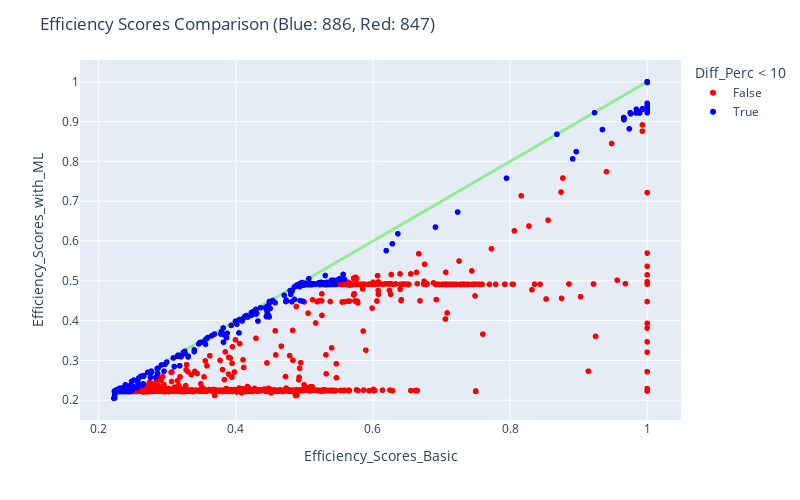

Write notebook code for a chart like this one.
### Code cell
fig = px.scatter(df_res, x="Efficiency_Scores_Basic", y="Efficiency_Scores_with_ML", color = "Diff_Perc < 10", color_discrete_map= {True:"blue", False: "red"},
                 hover_data=["Efficiency_Scores_Basic", "Efficiency_Scores_with_ML", "Diff_Perc"] + [df_res.index])

fig.add_traces(
    list(px.line(x = np.linspace(0.3, 1, num=2), y = np.linspace(0.3, 1, num=2)).select_traces())
)

fig.update_traces(line_color='lightgreen', line_width=3)

fig.update_layout(
    autosize=False,
    width=800,
    height=500,
    title_text=f"Efficiency Scores Comparison (Blue: {blue}, Red: {red})",
)

fig.show()

### Figure 1 — Plotly figure (JSON) as saved in the notebook; plotly's stock layout.template omitted (floating-point values rounded to 4 significant figures; data arrays with more than 128 entries replaced by an {"elided": "..."} marker saying what was removed)
{"data": [{"customdata": {"elided": "847x2 mixed values"}, "hovertemplate": "Diff_Perc < 10=False<br>Efficiency_Scores_Basic=%{x}<br>Efficiency_Scores_with_ML=%{y}<br>Diff_Perc=%{customdata[0]}<br>index=%{customdata[1]}<extra></extra>", "legendgroup": "False", "line": {"color": "lightgreen", "width": 3}, "marker": {"color": "red", "symbol": "circle"}, "mode": "markers", "name": "False", "showlegend": true, "type": "scattergl", "x": {"elided": "847 float values"}, "xaxis": "x", "y": {"elided": "847 float values"}, "yaxis": "y"}, {"customdata": {"elided": "886x2 mixed values"}, "hovertemplate": "Diff_Perc < 10=True<br>Efficiency_Scores_Basic=%{x}<br>Efficiency_Scores_with_ML=%{y}<br>Diff_Perc=%{customdata[0]}<br>index=%{customdata[1]}<extra></extra>", "legendgroup": "True", "line": {"color": "lightgreen", "width": 3}, "marker": {"color": "blue", "symbol": "circle"}, "mode": "markers", "name": "True", "showlegend": true, "type": "scattergl", "x": {"elided": "886 float values"}, "xaxis": "x", "y": {"elided": "886 float values"}, "yaxis": "y"}, {"hovertemplate": "x=%{x}<br>y=%{y}<extra></extra>", "legendgroup": "", "line": {"color": "lightgreen", "dash": "solid", "width": 3}, "marker": {"symbol": "circle"}, "mode": "lines", "name": "", "orientation": "v", "showlegend": false, "type": "scatter", "x": [0.3, 1], "xaxis": "x", "y": [0.3, 1], "yaxis": "y"}], "layout": {"autosize": false, "height": 500, "legend": {"title": {"text": "Diff_Perc < 10"}, "tracegroupgap": 0}, "margin": {"t": 60}, "title": {"text": "Efficiency Scores Comparison (Blue: 886, Red: 847)"}, "width": 800, "xaxis": {"anchor": "y", "autorange": true, "domain": [0, 1], "range": [0.1726, 1.049], "title": {"text": "Efficiency_Scores_Basic"}, "type": "linear"}, "yaxis": {"anchor": "x", "autorange": true, "domain": [0, 1], "range": [0.1504, 1.055], "title": {"text": "Efficiency_Scores_with_ML"}, "type": "linear"}}}
